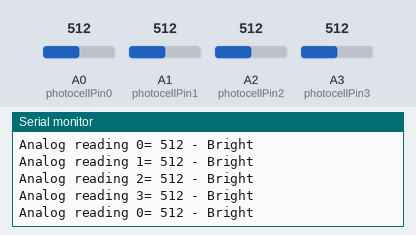
Recording of a sketch running on a simulated Arduino Uno, built with avr-gcc and run on an emulated ATmega328P. Shown: the last lines printed to the serial monitor. The inputs (shaded band) are chosen by the test bench; at power-on: A0 (photocellPin0) = 512, A1 (photocellPin1) = 512, A2 (photocellPin2) = 512, A3 (photocellPin3) = 512.

Above: at 4.8 s.
4.9 s: A0 (photocellPin0) set to 490
At 8.8 s:
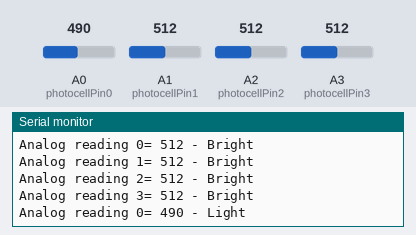
13.5 s: A1 (photocellPin1) set to 810
At 17.5 s:
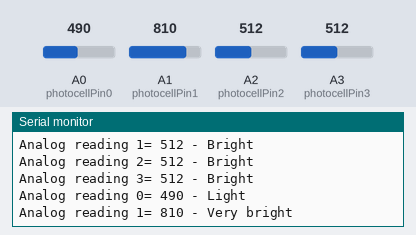
22.5 s: A2 (photocellPin2) set to 190
At 26.8 s:
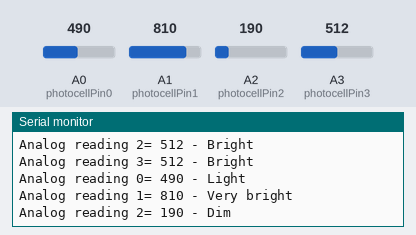
31.5 s: A3 (photocellPin3) set to 490
At 32.8 s:
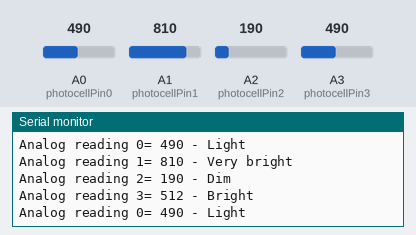
36.5 s: A0 (photocellPin0) set to 510
At 37.8 s:
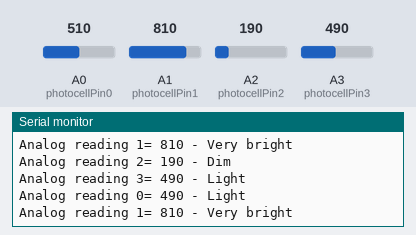
41.5 s: A1 (photocellPin1) set to 790
At 42.8 s:
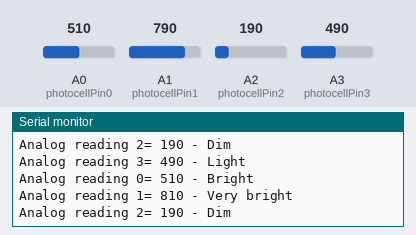
Timing chart, 0 to 44.5 s (numbered marks = the images above; inputs shaded):
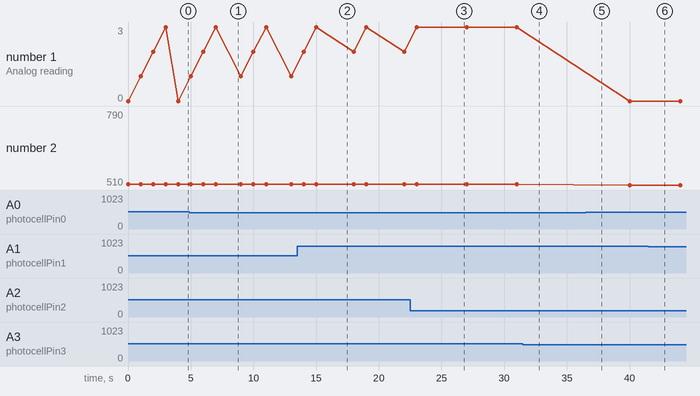

The sketch:

Simple_Photocell_Test.ino
```cpp
/* Photocell simple testing sketch.

Connect one end of the photocell to 5V, the other end to Analog 0.
Then connect one end of a 10K resistor from Analog 0 to ground

For more information see http://learn.adafruit.com/photocells */

int photocellPin0 = 0;     // the cell and 10K pulldown are connected to a0
int photocellReading0;     // the analog reading from the analog resistor divider

int photocellPin1 = 1;     // the cell and 10K pulldown are connected to a1
int photocellReading1;     // the analog reading from the analog resistor divider

int photocellPin2 = 2;     // the cell and 10K pulldown are connected to a2
int photocellReading2;     // the analog reading from the analog resistor divider

int photocellPin3 = 3;     // the cell and 10K pulldown are connected to a3
int photocellReading3;     // the analog reading from the analog resistor divider

void setup(void) {
  // We'll send debugging information via the Serial monitor
  Serial.begin(9600);
}

void loop(void) {
  photocellReading0 = analogRead(photocellPin0);

  Serial.print("Analog reading 0= ");
  Serial.print(photocellReading0);     // the raw analog reading

  // We'll have a few threshholds, qualitatively determined
  if (photocellReading0 < 10) {
    Serial.println(" - Dark");
  } else if (photocellReading0 <
00) {
    Serial.println(" - Dim");
  } else if (photocellReading0 < 500) {
    Serial.println(" - Light");
  } else if (photocellReading0 < 800) {
    Serial.println(" - Bright");
  } else {
    Serial.println(" - Very bright");
  }
  delay(1000);

  photocellReading1 = analogRead(photocellPin1);

  Serial.print("Analog reading 1= ");
  Serial.print(photocellReading1);     // the raw analog reading

  // We'll have a few threshholds, qualitatively determined
  if (photocellReading1 < 10) {
    Serial.println(" - Dark");
  } else if (photocellReading1 < 200) {
    Serial.println(" - Dim");
  } else if (photocellReading1 < 500) {
    Serial.println(" - Light");
  } else if (photocellReading1 < 800) {
    Serial.println(" - Bright");
  } else {
    Serial.println(" - Very bright");
  }
  delay(1000);

  photocellReading2 = analogRead(photocellPin2);

  Serial.print("Analog reading 2= ");
  Serial.print(photocellReading2);     // the raw analog reading

  // We'll have a few threshholds, qualitatively determined
  if (photocellReading2 < 10) {
    Serial.println(" - Dark");
  } else if (photocellReading2 < 200) {
    Serial.println(" - Dim");
  } else if (photocellReading2 < 500) {
    Serial.println(" - Light");
  } else if (photocellReading2 < 800) {
    Serial.println(" - Bright");
  } else {
    Serial.println(" - Very bright");
  }
  delay(1000);

  photocellReading3 = analogRead(photocellPin3);

  Serial.print("Analog reading 3= ");
  Serial.print(photocellReading3);     // the raw analog reading

  // We'll have a few threshholds, qualitatively determined
  if (photocellReading3 < 10) {
    Serial.println(" - Dark");
  } else if (photocellReading3 < 200) {
    Serial.println(" - Dim");
  } else if (photocellReading3 < 500) {
    Serial.println(" - Light");
  } else if (photocellReading3 < 800) {
    Serial.println(" - Bright");
  } else {
    Serial.println(" - Very bright");
  }
  delay(1000);
}
```

Measured:
- after the input at 4.9 s, the serial monitor: prints a new line after 3.1 s (image 1)
- after the input at 13.5 s, the serial monitor: prints a new line after 3.5 s (image 2)
- after the input at 22.5 s, the serial monitor: prints a new line after 3.5 s (image 3)
- plotted number 2: 512 → 510 after the input at 36.5 s, 510 → 790 after the input at 41.5 s
